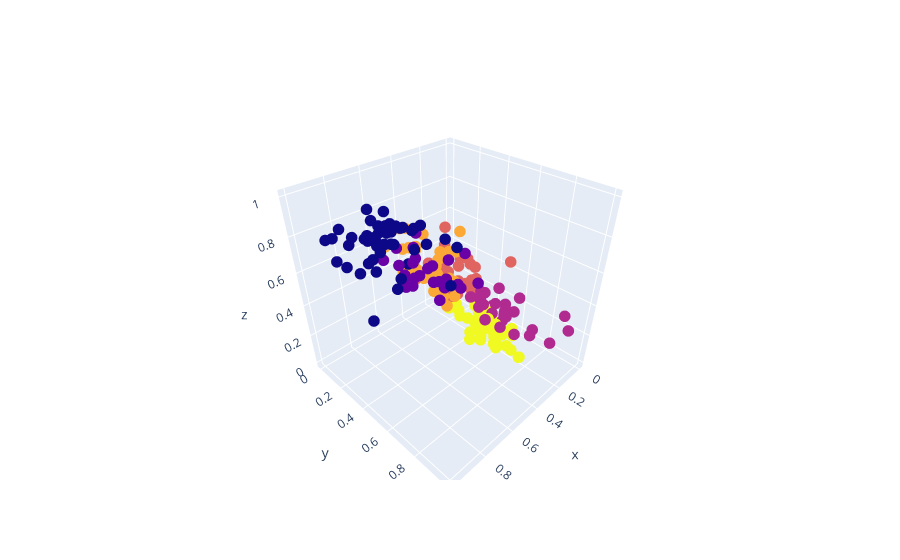

The notebook cell saved with this chart:
### Code cell
fig = go.Figure(data=[go.Scatter3d(x=datanus['KernelLength'], y=datanus['AsymCoeff'],
                                  z=datanus['KernelWidth'], mode='markers',
                                   marker_color=datanus['Claster'], marker_size=4)])
fig.show()

### Figure 1 — Plotly figure (JSON) as saved in the notebook; plotly's stock layout.template omitted (floating-point values rounded to 4 significant figures; data arrays with more than 128 entries replaced by an {"elided": "..."} marker saying what was removed)
{"data": [{"marker": {"color": {"elided": "210 int values"}, "size": 4}, "mode": "markers", "type": "scatter3d", "x": {"elided": "210 float values"}, "y": {"elided": "210 float values"}, "z": {"elided": "210 float values"}}], "layout": {}}
